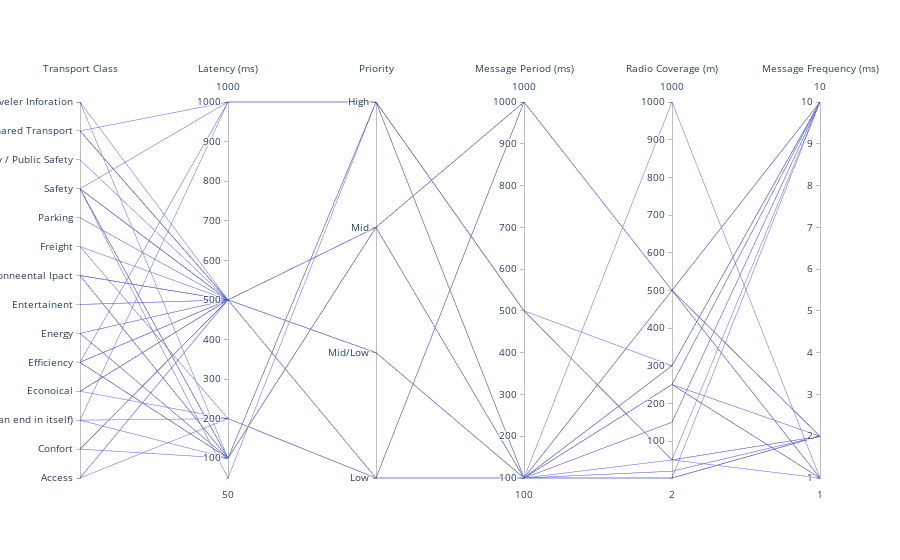

This figure's notebook cell:
### Code cell
import plotly.graph_objects as go

import pandas as pd

df = pd.read_csv('ParClass.csv', sep=';')
df1=set(df["Class"])

b=df["Class"]    
new_list1 = [] 
for i in b : 
    if i not in new_list1: 
        new_list1.append(i) 
a=df["Count"]    
new_list = [] 
for i in a : 
    if i not in new_list: 
        new_list.append(i) 

        
c=df["Messaging Type"]    
new_list2 = [] 
for i in c : 
    if i not in new_list2: 
        new_list2.append(i) 
d=df["MeCount"]    
new_list3 = [] 
for i in d : 
    if i not in new_list3: 
        new_list3.append(i)         

fig = go.Figure(data=
    go.Parcoords(
        
        dimensions = list([
            dict(tickvals =  new_list,
                 ticktext =  new_list1 ,
                  label = "Transport Class", values = df["Count"] ),
            dict(range = [min(df["Latency (ms)"]),max(df["Latency (ms)"])],
                 label = 'Latency (ms)', values = df["Latency (ms)"]),
        dict(tickvals = [1,2,3,4],
                 ticktext = ['Low',"Mid/Low","Mid","High"],
                 label = 'Priority', values = df['Prio']),   
         
         dict(range = [min(df["Message Period (ms)"]),max(df["Message Period (ms)"])],
                 label = 'Message Period (ms)', values = df["Message Period (ms)"]),
         dict(range = [min(df["Radio Coverage (m)"]),max(df["Radio Coverage (m)"])],
                 label = 'Radio Coverage (m)', values = df["Radio Coverage (m)"]),  
         dict(range = [min(df["Message Frequency (ms)"]),max(df["Message Frequency (ms)"])],
                 label = 'Message Frequency (ms)', values = df["Message Frequency (ms)"]),   
          
            ])
    )
)
fig.show()

### Figure 1 — Plotly figure (JSON) as saved in the notebook; plotly's stock layout.template omitted (floating-point values rounded to 4 significant figures)
{"data": [{"dimensions": [{"label": "Transport Class", "ticktext": ["Access", "Confort", "Data Collection (as an end in itself)", "Econoical", "Efficiency", "Energy", "Entertainent", "Environneental Ipact", "Freight", "Parking", "Safety", "Security / Public Safety", "Shared Transport", "Traveler Inforation", "Vehicle aintenance"], "tickvals": [1, 2, 3, 4, 5, 6, 7, 8, 9, 10, 11, 12, 13, 14], "values": [1, 1, 1, 1, 2, 2, 2, 2, 2, 2, 2, 2, 2, 3, 3, 3, 4, 4, 4, 4, 4, 4, 5, 5, 5, 5, 5, 5, 5, 5, 5, 5, 5, 5, 5, 5, 5, 5, 5, 5, 5, 6, 6, 6, 6, 6, 6, 7, 7, 7, 8, 8, 8, 8, 8, 8, 8, 8, 8, 8, 9, 9, 10, 10, 11, 11, 11, 11, 11, 11, 11, 11, 11, 11, 11, 11, 11, 11, 11, 11, 11, 11, 11, 11, 11, 11, 11, 11, 11, 11, 11, 11, 11, 11, 11, 12, 13, 13, 13, 13, 13, 13, 13, 14, 14]}, {"label": "Latency (ms)", "range": [50, 1000], "values": [500, 500, 200, 500, 500, 500, 500, 500, 500, 500, 100, 500, 500, 100, 1000, 200, 500, 200, 500, 500, 500, 500, 100, 100, 1000, 100, 500, 500, 500, 500, 500, 500, 500, 500, 500, 100, 100, 100, 500, 100, 500, 500, 100, 100, 100, 500, 500, 500, 500, 500, 100, 500, 500, 500, 500, 100, 100, 100, 500, 500, 200, 500, 500, 500, 100, 100, 100, 100, 100, 100, 100, 1000, 100, 100, 100, 100, 100, 100, 100, 100, 500, 100, 50, 500, 500, 100, 100, 100, 100, 100, 100, 100, 100, 500, 500, 500, 1000, 500, 500, 500, 500, 500, 500, 100, 500]}, {"label": "Priority", "ticktext": ["Low", "Mid/Low", "Mid", "High"], "tickvals": [1, 2, 3, 4], "values": [1, 2, 1, 1, 2, 2, 1, 1, 1, 1, 3, 3, 3, 4, 4, 1, 3, 1, 1, 1, 3, 3, 4, 4, 4, 4, 3, 3, 3, 2, 2, 2, 3, 3, 3, 4, 3, 3, 1, 3, 3, 3, 3, 3, 3, 3, 3, 1, 1, 1, 4, 3, 3, 2, 3, 3, 3, 3, 3, 3, 1, 1, 1, 1, 4, 4, 4, 4, 4, 4, 4, 4, 4, 4, 4, 4, 4, 4, 4, 4, 3, 4, 4, 3, 3, 4, 4, 4, 4, 4, 4, 4, 4, 1, 3, 1, 4, 2, 2, 2, 1, 1, 1, 4, 1]}, {"label": "Message Period (ms)", "range": [100, 1000], "values": [100, 100, 1000, 1000, 100, 100, 1000, 100, 1000, 1000, 100, 100, 1000, 100, 100, 1000, 100, 1000, 1000, 1000, 100, 1000, 100, 100, 100, 100, 100, 100, 100, 100, 100, 100, 100, 100, 100, 500, 100, 100, 1000, 100, 100, 100, 100, 100, 100, 100, 1000, 1000, 100, 1000, 100, 100, 100, 100, 100, 100, 100, 100, 100, 1000, 1000, 1000, 1000, 1000, 100, 100, 100, 100, 100, 100, 100, 100, 100, 100, 100, 100, 100, 100, 100, 100, 100, 100, 100, 100, 100, 500, 500, 500, 500, 100, 100, 100, 100, 1000, 100, 1000, 100, 100, 100, 100, 1000, 100, 1000, 100, 1000]}, {"label": "Radio Coverage (m)", "range": [2, 1000], "values": [500, 500, 500, 500, 500, 500, 500, 500, 500, 500, 500, 500, 500, 250, 500, 500, 500, 500, 500, 500, 500, 500, 250, 250, 500, 20, 500, 500, 500, 500, 500, 500, 500, 500, 500, 50, 2, 2, 500, 500, 500, 500, 2, 2, 500, 500, 500, 500, 500, 500, 250, 500, 500, 500, 500, 2, 2, 500, 500, 500, 500, 500, 500, 500, 300, 300, 250, 250, 250, 250, 250, 500, 20, 300, 300, 2, 300, 300, 150, 150, 500, 1000, 50, 500, 500, 300, 50, 50, 50, 300, 300, 300, 150, 500, 500, 500, 500, 500, 500, 500, 500, 500, 500, 300, 500]}, {"label": "Message Frequency (ms)", "range": [1, 10], "values": [1, 10, 1, 1, 10, 1, 1, 1, 1, 1, 2, 2, 1, 1, 10, 1, 1, 1, 1, 1, 2, 1, 1, 2, 10, 2, 1, 1, 1, 10, 1, 10, 1, 1, 1, 2, 2, 2, 1, 2, 2, 1, 2, 2, 2, 2, 1, 1, 1, 1, 1, 1, 1, 10, 1, 2, 2, 2, 2, 1, 1, 1, 1, 1, 10, 10, 10, 10, 1, 10, 2, 10, 2, 10, 10, 10, 10, 10, 10, 10, 1, 1, 10, 1, 1, 10, 2, 2, 1, 10, 10, 10, 10, 1, 1, 1, 10, 10, 1, 10, 1, 1, 1, 10, 1]}], "type": "parcoords"}], "layout": {}}
